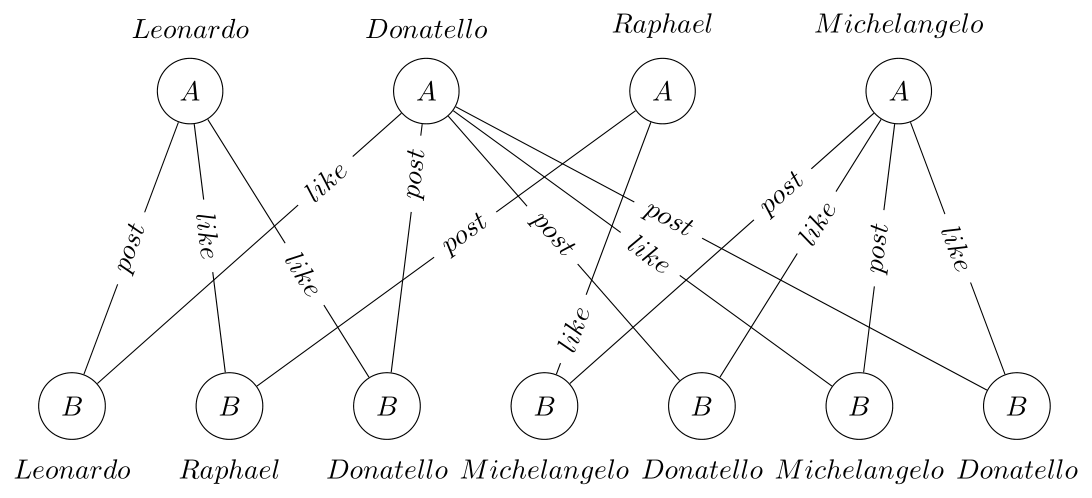
#> input picture examples/verifying_gfd/figures/graphs/blogs_graph.png, 1092 x 498 px, found by its file name; the run also reads 1 picture not shown here
$ python verifying_gfd2.py
#> lines starting #> are read from the running program, lines starting #| are printed output that depends on the picture
from pathlib import Path

import desbordante
import matplotlib.pyplot as plt
import matplotlib.image as mpimg


class bcolors:
    HEADER = '\033[95m'
    WARNING = '\033[93m'
    ENDC = '\033[0m'


GRAPH_NAME = 'blogs_graph'
MODIFIED_GRAPH_NAME = 'two_authors_blogs_graph'
GFD_NAME = 'one_author_gfd'

GRAPHS_DATASETS_FOLDER_PATH = 'examples/verifying_gfd/datasets/graphs'
GFDS_DATASETS_FOLDER_PATH = 'examples/verifying_gfd/datasets/gfds'

GRAPH = Path(f'{GRAPHS_DATASETS_FOLDER_PATH}/{GRAPH_NAME}.dot')
MODIFIED_GRAPH = Path(f'{GRAPHS_DATASETS_FOLDER_PATH}/{MODIFIED_GRAPH_NAME}.dot')
GFD = Path(f'{GFDS_DATASETS_FOLDER_PATH}/{GFD_NAME}.dot')

GRAPHS_FIGURES_FOLDER_PATH = 'examples/verifying_gfd/figures/graphs'
GFDS_FIGURES_FOLDER_PATH = 'examples/verifying_gfd/figures/gfds'

GRAPH_IMAGE = Path(f'{GRAPHS_FIGURES_FOLDER_PATH}/{GRAPH_NAME}.png')
MODIFIED_GRAPH_IMAGE = Path(f'{GRAPHS_FIGURES_FOLDER_PATH}/{MODIFIED_GRAPH_NAME}.png')
GFD_IMAGE = Path(f'{GFDS_FIGURES_FOLDER_PATH}/{GFD_NAME}.png')

GRAPH_INFO = ('The graph is depicted in the figure. The following abbreviations '
              'were used: A - account, B - blog. Vertices labeled A have a '
              '"name" attribute showing the nickname; vertices labeled B - '
              '"author", indicating who wrote the blog. The values of these '
              'attributes are labeled next to the vertices. The edges are also '
              'labeled as: "post", which indicates who wrote the blog, and '
              '"like", which indicates approval by another person. In the '
              'drawing, the edges are marked "post" in bold.\n')

GFD_INFO = ('The dependency on the figure suggests that one blog cannot have '
            'two authors. That is, satisfiability of this dependency ensures '
            'that there are no errors related to the number of authors in '
            'the data.\n')

INFO = "Let's check if this dependency holds.\n"

RESULTS = 'Well, GFD is really satisfied as expected.\n'

CONTINUE = f'{bcolors.WARNING}Close the image window to continue.{bcolors.ENDC}\n'

MODIFIED_GRAPH_INFO = ('Let\'s now modify the graph to see how the algorithm '
                       'will behave in another case. The new graph is depicted '
                       'in the new figure. Replaced edge label between the '
                       'first left blog and Donatello account from '
                       '"like" to "post".\n')

MODIFIED_INFO = 'Run algorithm:\n'

MODIFIED_RESULTS = ('As you can see, the modified graph does not satisfy this '
                    'dependency, indicating that it has errors.\n')

EXIT = f'{bcolors.WARNING}Close the image window to finish.{bcolors.ENDC}'


def execute_algo(algo, graph):
    algo.load_data(gfd=[GFD], graph=graph)
    algo.execute()
    print(f'{bcolors.HEADER}Desbordante > {bcolors.ENDC}', end='')
    if (len(algo.get_gfds()) == 1):
        print('GFD holds.\n')
    else:
        print('GFD does not hold.\n')


def show_example(title, graph_path):
#> called with title = '$Graph$'
    _, axarr = plt.subplots(1, 2, figsize=(12, 5), gridspec_kw={'width_ratios': [7, 2], 'wspace': 0.5})
    axarr[0].set_axis_off()
    axarr[0].set_title(title)
    axarr[0].imshow(mpimg.imread(graph_path))
    axarr[1].set_axis_off()
    axarr[1].set_title('$GFD$')
    axarr[1].imshow(mpimg.imread(GFD_IMAGE))
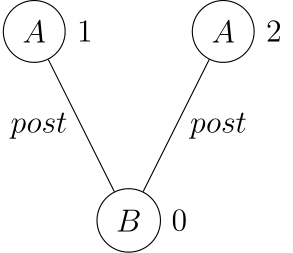
#> input picture examples/verifying_gfd/figures/gfds/one_author_gfd.png, 293 x 253 px, found by its file name
    axarr[1].text(x=-75, y=300, s=r'$\{\varnothing \rightarrow 1.name=2.name\}$', fontsize=14)
    plt.show()
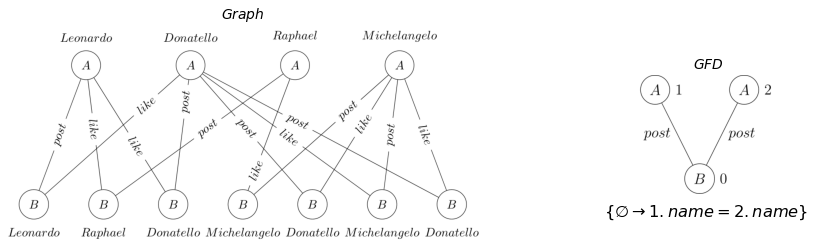
#> figure drawn by matplotlib, 2 panels


print(GRAPH_INFO)
print(GFD_INFO)
print(INFO)
execute_algo(desbordante.gfd_verification.algorithms.EGfdValid(), GRAPH)
print(RESULTS)
print(CONTINUE)

show_example('$Graph$', GRAPH_IMAGE)

print(MODIFIED_GRAPH_INFO)
print(MODIFIED_INFO)
execute_algo(desbordante.gfd_verification.algorithms.EGfdValid(), MODIFIED_GRAPH)
#> (this line was passed over: desbordante is not available in this run)
print(MODIFIED_RESULTS)
print(EXIT)

show_example('$Modified$ $graph$', MODIFIED_GRAPH_IMAGE)
